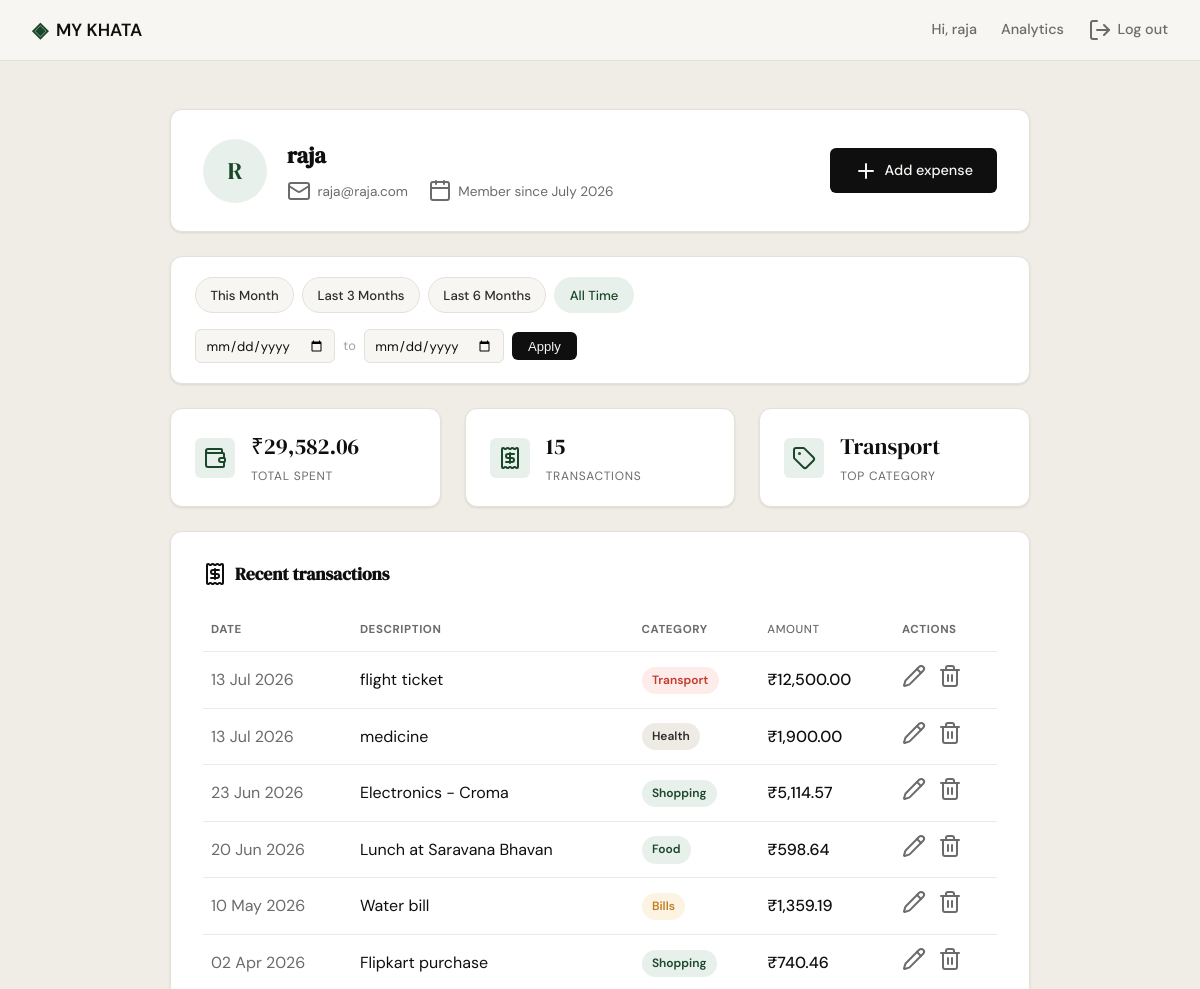
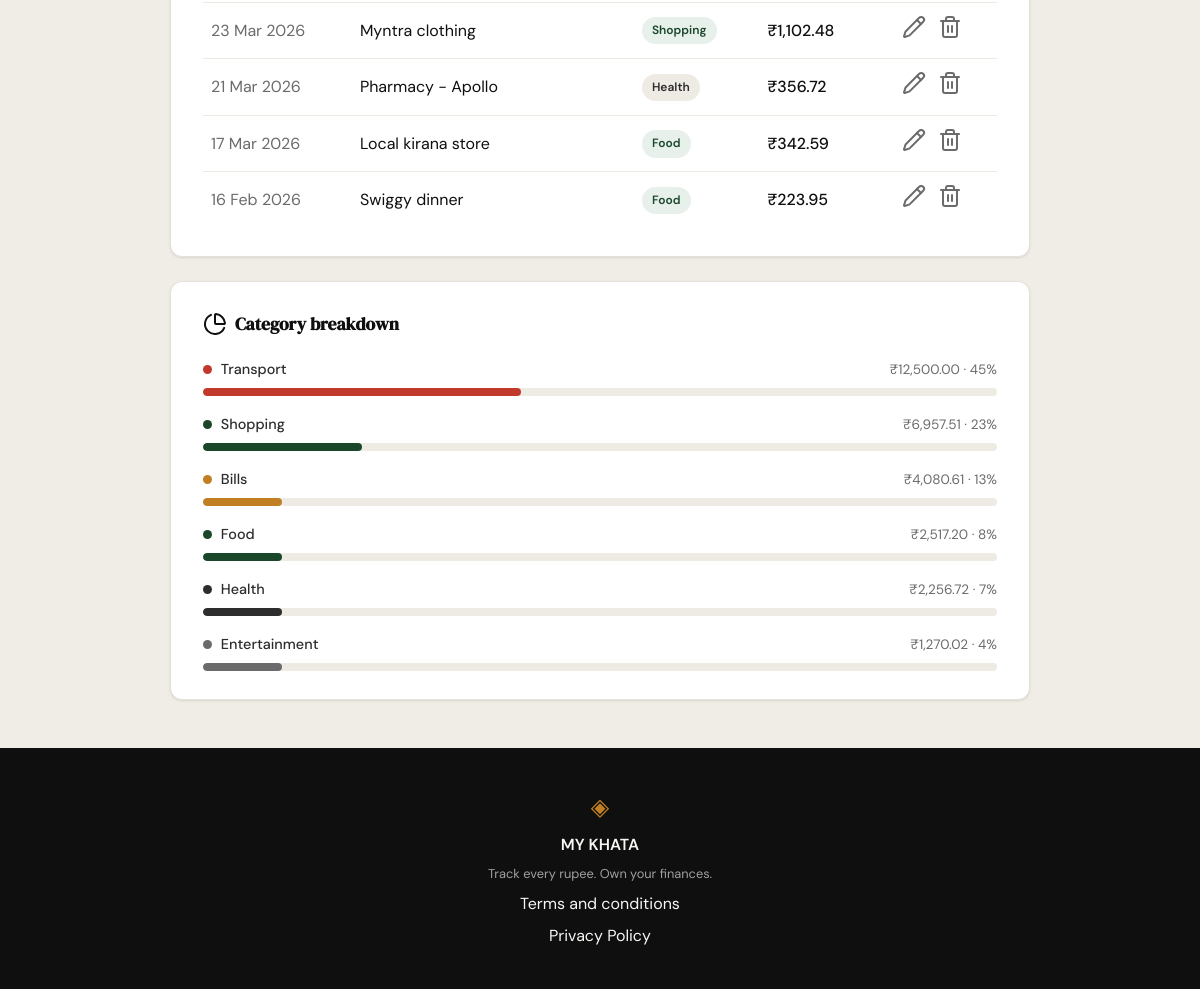
Screenshot of /profile (signed in) with the database file from the repository (2 pictures, top to bottom).
### tables this page shows
CREATE TABLE users (
                id INTEGER PRIMARY KEY AUTOINCREMENT,
                name TEXT NOT NULL,
                email TEXT UNIQUE NOT NULL,
                password_hash TEXT NOT NULL,
                created_at TEXT DEFAULT (datetime('now'))
            );

CREATE TABLE expenses (
                id INTEGER PRIMARY KEY AUTOINCREMENT,
                user_id INTEGER NOT NULL,
                amount REAL NOT NULL,
                category TEXT NOT NULL,
                date TEXT NOT NULL,
                description TEXT,
                created_at TEXT DEFAULT (datetime('now')),
                FOREIGN KEY (user_id) REFERENCES users (id)
            );

### app.py (the view)
@app.route("/profile")
@login_required
def profile():
    db_user = get_user_by_id(session["user_id"])
    name_parts = db_user["name"].split()
    initials = "".join(p[0] for p in name_parts[:2]).upper()
    user = {
        "name": db_user["name"],
        "email": db_user["email"],
        "initials": initials,
        "member_since": db_user["member_since"],
    }
    date_from_str, date_to_str = _resolve_date_filter(request.args)
    stats = get_summary_stats(session["user_id"], date_from_str, date_to_str)
    summary = {
        "total_spent": f"₹{stats['total_spent']:,.2f}",
        "transaction_count": stats["transaction_count"],
        "top_category": stats["top_category"],
    }
    raw_transactions = get_recent_transactions(
        session["user_id"], date_from=date_from_str, date_to=date_to_str
    )
    transactions = [
        {
            "id": t["id"],
            "date": datetime.strptime(t["date"], "%Y-%m-%d").strftime("%d %b %Y"),
            "description": t["description"],
            "category": t["category"],
            "amount": f"₹{t['amount']:,.2f}",
        }
        for t in raw_transactions
    ]
    raw_categories = get_category_breakdown(
        session["user_id"], date_from=date_from_str, date_to=date_to_str
    )
    categories = [
        {
            "category": c["name"],
            "amount": f"₹{c['amount']:,.2f}",
            "percent": c["pct"],
        }
        for c in raw_categories
    ]
    presets = _build_presets(date.today())
    for preset in presets:
        preset["active"] = (
            preset["date_from"] == date_from_str and preset["date_to"] == date_to_str
        )
    return render_template(
        "profile.html",
        user=user, summary=summary,
        transactions=transactions, categories=categories,
        presets=presets,
        active_date_from=date_from_str, active_date_to=date_to_str,
    )

### app.py (called while the page is built)
def login_required(view):
    @wraps(view)
    def wrapped_view(*args, **kwargs):
        if not session.get("user_id"):
            return redirect(url_for("login"))
        return view(*args, **kwargs)
    return wrapped_view

def _parse_iso_date(value):
    if not value:
        return None
    try:
        return datetime.strptime(value, "%Y-%m-%d").date()
    except ValueError:
        return None

def _subtract_months(d, months):
    total = d.month - 1 - months
    year = d.year + total // 12
    month = total % 12 + 1
    day = min(d.day, calendar.monthrange(year, month)[1])
    return date(year, month, day)

def _resolve_date_filter(args):
    parsed_from = _parse_iso_date(args.get("date_from"))
    parsed_to = _parse_iso_date(args.get("date_to"))
    if parsed_from and parsed_to:
        if parsed_from > parsed_to:
            flash("Start date must be before end date.", "error")
        else:
            return parsed_from.isoformat(), parsed_to.isoformat()
    return None, None

def _build_presets(today):
    last_day = calendar.monthrange(today.year, today.month)[1]
    month_start = today.replace(day=1)
    month_end = today.replace(day=last_day)
    return [
        {
            "label": "This Month",
            "date_from": month_start.isoformat(),
            "date_to": month_end.isoformat(),
        },
        {
            "label": "Last 3 Months",
            "date_from": _subtract_months(today, 3).isoformat(),
            "date_to": today.isoformat(),
        },
        {
            "label": "Last 6 Months",
            "date_from": _subtract_months(today, 6).isoformat(),
            "date_to": today.isoformat(),
        },
        {
            "label": "All Time",
            "date_from": None,
            "date_to": None,
        },
    ]

### database/db.py (called while the page is built)
def get_db():
    conn = sqlite3.connect(DB_PATH)
    conn.row_factory = sqlite3.Row
    conn.execute("PRAGMA foreign_keys = ON")
    return conn

### database/queries.py (called while the page is built)
def _date_range_filter(date_from, date_to):
    if date_from and date_to:
        return " AND date BETWEEN ? AND ?", (date_from, date_to)
    return "", ()

### templates/profile.html (shortened to what this page needs)
{% extends "base.html" %}
{% block head %}
<link rel="stylesheet" href="{{ url_for('static', filename='css/profile.css') }}">
{% endblock %}
{% block content %}
<section class="profile-page">
    <div class="profile-container">
        <div class="profile-hero">
            <div class="profile-avatar">{{ user.initials }}</div>
            <div class="profile-hero-info">
                <h1 class="profile-name">{{ user.name }}</h1>
                <div class="profile-meta-row">
                    <span class="meta-item"><i data-lucide="mail"></i>{{ user.email }}</span>
                    <span class="meta-item"><i data-lucide="calendar"></i>Member since {{ user.member_since }}</span>
                </div>
            </div>
            <a href="{{ url_for('add_expense') }}" class="btn-primary profile-hero-action">
                <i data-lucide="plus"></i>Add expense
            </a>
        </div>
        <div class="filter-bar">
            <div class="filter-presets">
                {% for preset in presets %}
                <a href="{{ url_for('profile', date_from=preset.date_from, date_to=preset.date_to) }}"
                   class="filter-preset-btn{% if preset.active %} active{% endif %}">
                    {{ preset.label }}
                </a>
                {% endfor %}
            </div>
            <form method="GET" action="{{ url_for('profile') }}" class="filter-custom-range">
                <input type="date" name="date_from" class="filter-date-input"
                       value="{{ active_date_from or '' }}" aria-label="Start date">
                <span class="filter-range-sep">to</span>
                <input type="date" name="date_to" class="filter-date-input"
                       value="{{ active_date_to or '' }}" aria-label="End date">
                <button type="submit" class="filter-apply-btn">Apply</button>
            </form>
        </div>
        <div class="stats-row">
            <div class="stat-card">
                <div class="stat-icon"><i data-lucide="wallet"></i></div>
                <div class="stat-body">
                    <span class="stat-value">{{ summary.total_spent }}</span>
                    <span class="stat-label">Total spent</span>
                </div>
            </div>
            <div class="stat-card">
                <div class="stat-icon"><i data-lucide="receipt"></i></div>
                <div class="stat-body">
                    <span class="stat-value">{{ summary.transaction_count }}</span>
                    <span class="stat-label">Transactions</span>
                </div>
            </div>
            <div class="stat-card">
                <div class="stat-icon"><i data-lucide="tag"></i></div>
                <div class="stat-body">
                    <span class="stat-value">{{ summary.top_category }}</span>
                    <span class="stat-label">Top category</span>
                </div>
            </div>
        </div>
        <div class="profile-card">
            <div class="card-header">
                <h2 class="section-title"><i data-lucide="receipt"></i>Recent transactions</h2>
            </div>
            <div class="table-wrap">
                <table class="table">
                    <thead>
                        <tr>
                            <th>Date</th>
                            <th>Description</th>
                            <th>Category</th>
                            <th class="amount-cell">Amount</th>
                            <th class="actions-cell">Actions</th>
                        </tr>
                    </thead>
                    <tbody>
                        {% for tx in transactions %}
                        <tr>
                            <td class="date-cell">{{ tx.date }}</td>
                            <td>{{ tx.description }}</td>
                            <td><span class="badge badge-{{ tx.category | lower }}">{{ tx.category }}</span></td>
                            <td class="amount-cell">{{ tx.amount }}</td>
                            <td class="actions-cell">
                                <a href="{{ url_for('edit_expense', id=tx.id) }}" class="row-action-link" aria-label="Edit expense">
                                    <i data-lucide="pencil"></i>
                                </a>
                                <form method="POST" action="{{ url_for('delete_expense', id=tx.id) }}" class="delete-expense-form">
                                    <button type="submit" class="row-action-btn" aria-label="Delete expense">
                                        <i data-lucide="trash-2"></i>
                                    </button>
                                </form>
                            </td>
                        </tr>
                        {% endfor %}
                    </tbody>
                </table>
            </div>
        </div>
        <div class="profile-card">
            <div class="card-header">
                <h2 class="section-title"><i data-lucide="pie-chart"></i>Category breakdown</h2>
            </div>
            <div class="category-bars">
                {% for cat in categories %}
                {% set width = [cat.percent // 10 * 10, 10] | max %}
                <div class="category-bar-row">
                    <div class="category-bar-top">
                        <span class="category-bar-label">
                            <span class="category-dot category-dot-{{ cat.category | lower }}"></span>
                            {{ cat.category }}
                        </span>
                        <span class="category-bar-amount">{{ cat.amount }} · {{ cat.percent }}%</span>
                    </div>
                    <div class="category-bar-track">
                        <div class="category-bar-fill category-fill-{{ cat.category | lower }} bar-w-{{ width }}"></div>
                    </div>
                </div>
                {% endfor %}
            </div>
        </div>
    </div>
</section>
{% endblock %}

### templates/base.html (shortened to what this page needs)
<!DOCTYPE html>
<html lang="en">
<head>
    <link rel="stylesheet" href="{{ url_for('static', filename='css/style.css') }}">
    {% block head %}{% endblock %}
</head>
<body>
    <nav class="navbar">
        <div class="nav-inner">
            <a href="{{ url_for('landing') }}" class="nav-brand">
                <span class="brand-icon">◈</span>
                <span class="brand-name">MY KHATA</span>
            </a>
            <div class="nav-links">
                {% if session.user_id %}
                <a href="{{ url_for('profile') }}">Hi, {{ session.user_name }}</a>
                <a href="{{ url_for('analytics') }}"{% if request.endpoint == 'analytics' %} class="active"{% endif %}>Analytics</a>
                <a href="{{ url_for('logout') }}" class="nav-link-icon"><i data-lucide="log-out"></i>Log out</a>
                {% else %}
                <a href="{{ url_for('login') }}">Sign in</a>
                <a href="{{ url_for('register') }}" class="nav-cta">Get started</a>
                {% endif %}
            </div>
        </div>
    </nav>
    <main class="main-content">
        {% block content %}{% endblock %}
    </main>
    <footer class="footer">
        <div class="footer-inner">
            <span class="brand-icon">◈</span>
            <span class="footer-name">MY KHATA</span>
            <p class="footer-copy">Track every rupee. Own your finances.</p>
            <a href="{{ url_for('terms') }}">Terms and conditions</a>
            <a href="{{ url_for('privacy') }}">Privacy Policy</a>
        </div>
    </footer>
</body>
</html>

### static/css/style.css (style rules this page uses)
:root { --ink: #0f0f0f; --ink-soft: #2d2d2d; --ink-muted: #6b6b6b; --ink-faint: #a0a0a0; --paper: #f7f6f3; --paper-warm: #f0ede6; --paper-card: #ffffff; --accent: #1a472a; --accent-light: #e8f0eb; --accent-border: #bfd8c9; --accent-2: #c17f24; --accent-2-light: #fdf3e3; --danger: #c0392b; --danger-light: #fdecea; --danger-border: #f5c6c2; --border: #e4e1da; --border-soft: #eeebe4; --font-display: 'DM Serif Display', Georgia, serif; --font-body: 'DM Sans', system-ui, sans-serif; --max-width: 1200px; --auth-width: 440px; --radius-sm: 6px; --radius-md: 12px; --radius-lg: 20px; }
*, *::before, *::after { box-sizing: border-box; margin: 0; padding: 0; }
html { font-size: 16px; scroll-behavior: smooth; }
body { background: var(--paper); color: var(--ink); font-family: var(--font-body); font-size: 1rem; line-height: 1.6; -webkit-font-smoothing: antialiased; }
a { color: inherit; text-decoration: none; }
.navbar { position: sticky; top: 0; z-index: 100; background: var(--paper); border-bottom: 1px solid var(--border); padding: 0 2rem; }
.nav-inner { max-width: var(--max-width); margin: 0 auto; height: 60px; display: flex; align-items: center; justify-content: space-between; }
.nav-brand { display: flex; align-items: center; gap: 0.5rem; font-family: var(--font-body); font-weight: 600; font-size: 1.1rem; color: var(--ink); }
.brand-icon { color: var(--accent); font-size: 1.3rem; }
.brand-name { color: var(--ink); }
.nav-links { display: flex; align-items: center; gap: 1.5rem; font-size: 0.9rem; font-weight: 500; }
.nav-links a { color: var(--ink-muted); transition: color 0.2s; }
.nav-link-icon { display: inline-flex; align-items: center; gap: 0.35rem; }
.main-content { min-height: calc(100vh - 60px - 100px); }
.btn-primary { display: inline-block; background: var(--ink); color: var(--paper); padding: 0.65rem 1.5rem; border-radius: var(--radius-sm); font-family: var(--font-body); font-size: 0.9rem; font-weight: 500; cursor: pointer; border: none; transition: background 0.2s; text-decoration: none; }
.footer { background: var(--ink); color: var(--paper); padding: 2.5rem 2rem; text-align: center; }
.footer-inner { display: flex; flex-direction: column; align-items: center; gap: 0.4rem; }
.footer .brand-icon { color: var(--accent-2); font-size: 1.5rem; }
.footer-name { font-weight: 600; font-size: 1rem; }
.footer-copy { font-size: 0.8rem; color: var(--ink-faint); }

### rows the page displays
users: user_name "raja", name "raja", email "raja@raja.com"
expenses: top_category "Transport", date "13 Jul 2026", description "flight ticket", category "Transport", amount "₹12,500.00"
expenses: date "13 Jul 2026", description "medicine", category "Health", amount "₹1,900.00"
expenses: date "23 Jun 2026", description "Electronics - Croma", category "Shopping", amount "₹5,114.57"
expenses: date "20 Jun 2026", description "Lunch at Saravana Bhavan", category "Food", amount "₹598.64"
expenses: date "10 May 2026", description "Water bill", category "Bills", amount "₹1,359.19"
expenses: date "02 Apr 2026", description "Flipkart purchase", category "Shopping", amount "₹740.46"
expenses: date "23 Mar 2026", description "Myntra clothing", category "Shopping", amount "₹1,102.48"
expenses: date "21 Mar 2026", description "Pharmacy - Apollo", category "Health", amount "₹356.72"
expenses: date "17 Mar 2026", description "Local kirana store", category "Food", amount "₹342.59"
expenses: date "16 Feb 2026", description "Swiggy dinner", category "Food", amount "₹223.95"

### other values shown
{{ user.initials }} "R"
{{ user.member_since }} "July 2026"
{{ preset.label }} "This Month" "Last 3 Months" "Last 6 Months" "All Time"
{{ summary.total_spent }} "₹29,582.06"
{{ summary.transaction_count }} "15"
{{ cat.category }} "Transport" "Shopping" "Bills" "Food" "Health" "Entertainment"
{{ cat.amount }} "₹12,500.00" "₹6,957.51" "₹4,080.61" "₹2,517.20" "₹2,256.72" "₹1,270.02"
{{ cat.percent }} "45" "23" "13" "8" "7" "4"
